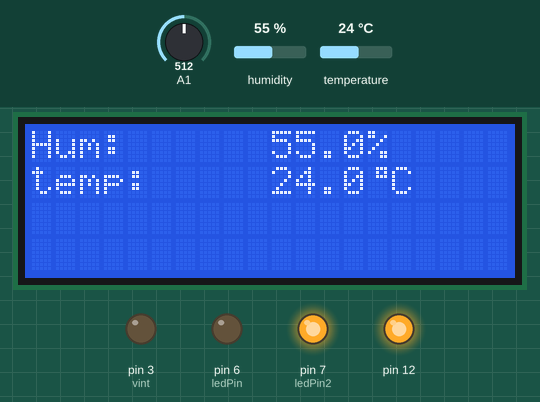
Bench run of a sketch on a simulated Arduino Uno, built with avr-gcc and run on an emulated ATmega328P. Parts: 20×4 character LCD, output pins drawn as LEDs (lit = HIGH). Inputs (shaded band) come from the test bench; at power-on: temperature 24 °C, A1 = 512, humidity 55 %. What the sketch prints to the serial monitor is not drawn.

Above: at 3.7 s.
3.8 s: temperature set to 27 °C
At 7.3 s:
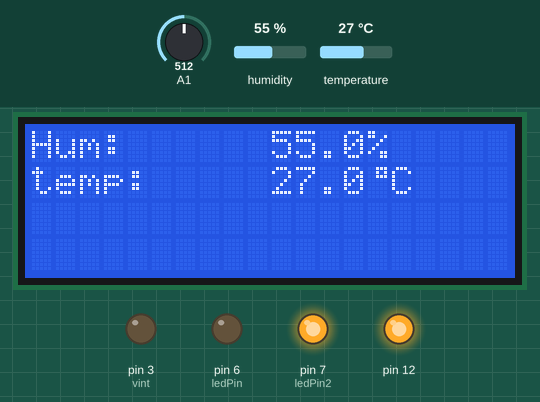
8.1 s: temperature set to 30 °C
At 10.7 s:
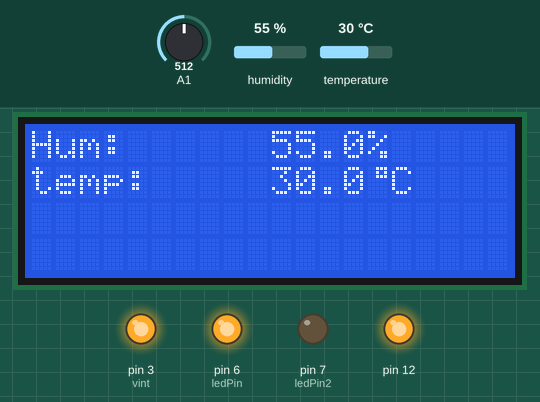
12.4 s: A1 set to 111
16.7 s: A1 set to 90
At 18.7 s:
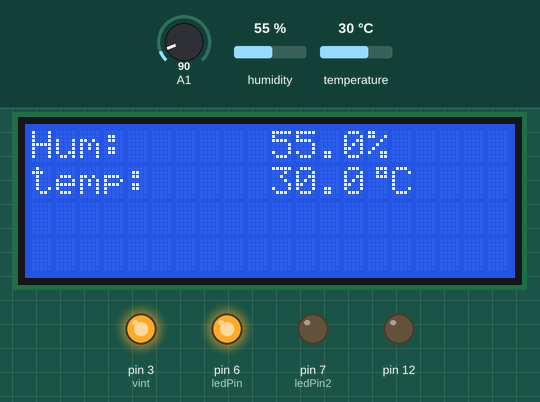
21.0 s: temperature set to 12 °C
At 25.3 s:
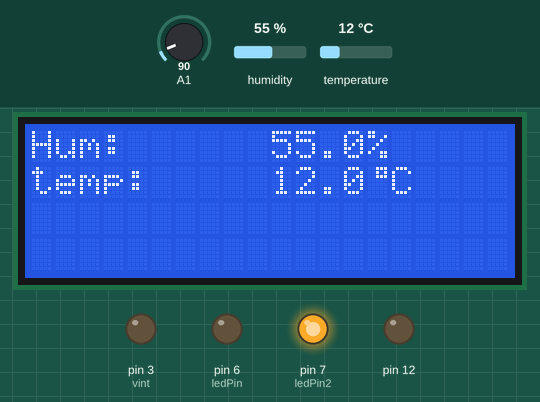
26.0 s: humidity set to 22 %
At 28.8 s:
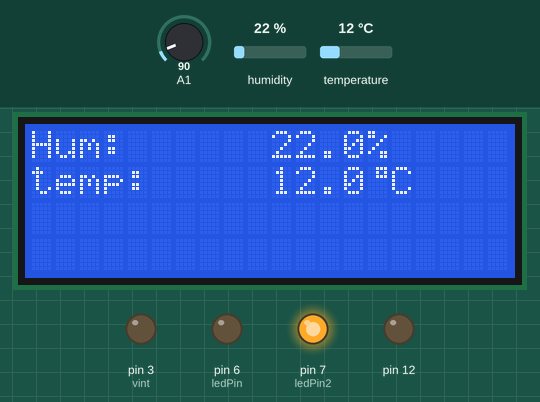
Timing chart, 0 to 30.3 s (numbered marks = the images above; inputs shaded):
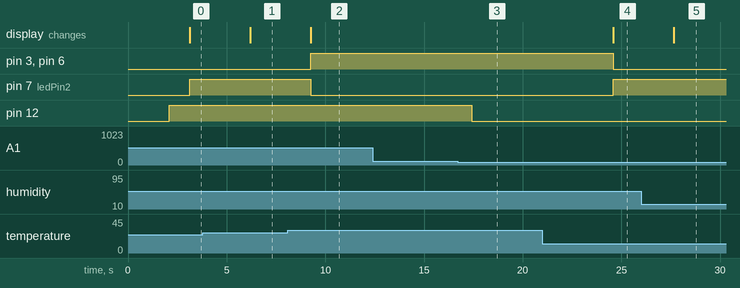

The sketch:

temperature_measurement_station.ino
```cpp
#include <DHT.h>

#include <LiquidCrystal_I2C.h>

#include <DHT.h>

#include <DHT.h>
int x;
#include <Wire.h> // Добавляем необходимые библиотеки
#include <LiquidCrystal_I2C.h>
#include "DHT.h"
#define DHTPIN A0 // к какому пину будет подключен сигнальный выход датчика
//выбор используемого датчика
#define DHTTYPE DHT11 // DHT 11
//#define DHTTYPE DHT22 // DHT 22 (AM2302)
//#define DHTTYPE DHT21 // DHT 21 (AM2301)
//инициализация датчика
DHT dht(DHTPIN, DHTTYPE);
byte degree[8] = // кодируем символ градуса
{
B00111,
B00101,
B00111,
B00000,
B00000,
B00000,
B00000,
};
LiquidCrystal_I2C lcd(0x3F,20,4);// Задаем адрес и размерность дисплея
int vint=3;
int ledPin=6;
int ledPin2=7;
void setup()
{
  pinMode(12, OUTPUT); // пин 12 со светодиодом будет выходом (англ. «output»)
  pinMode(A1, INPUT); // к аналоговому входу A0 подключим датчик (англ. «intput»)
  Serial.begin(9600); // подключаем монитор порта
lcd.init(); // Инициализация lcd
lcd.backlight(); // Включаем подсветку
lcd.createChar(1, degree); // Создаем символ под номером 1
Serial.begin(9600);
dht.begin();
pinMode(vint,OUTPUT);
pinMode(ledPin,OUTPUT);
pinMode(ledPin2,OUTPUT);
}
void loop() {

// Добавляем паузы в несколько секунд между измерениями
delay(2000);
// Reading temperature or humidity takes about 250 milliseconds!
// Sensor readings may also be up to 2 seconds 'old' (its a very slow sensor)
float h = dht.readHumidity();
// Read temperature as Celsius
float t = dht.readTemperature();
// Read temperature as Fahrenheit
float f = dht.readTemperature(true);
// Выводим показания влажности и температуры
 x = analogRead(A1); // переменная "x" находится в интервале от 0 до 1023

    if (x > 100) { digitalWrite (12, HIGH); } // если x меньше 100 - включаем диод
    if (x < 100) { digitalWrite (12, LOW); } // если x больше 100 - выключаем диод

  Serial.println (x); // выводим значение датчика на монитор
  delay (1000); // задержка в одну секунду

lcd.setCursor(0, 0);
  lcd.print("Hum:          %");
  lcd.setCursor(10, 0);
  lcd.print(h,1);
  lcd.setCursor(0, 1);
  lcd.print("temp:         \1C");
  lcd.setCursor(10, 1); // Устанавливаем курсор на 7 символ
lcd.print(t,1);
digitalWrite(ledPin2,HIGH);
digitalWrite(ledPin,LOW);
digitalWrite(vint,LOW);
{if (t>28)
digitalWrite(ledPin,HIGH);}
{if (t>28)
digitalWrite(vint,HIGH);}
{if (t>28)
digitalWrite(ledPin2,LOW);}
// Выводим значение температуры
{if (t<28)
return;}// Выводим значение температуры
}
```

Measured:
- the behaviour switches between 28 and 29 °C on temperature (found by bisection; images 1 and 2)
- the behaviour switches between 100 and 99 on A1 (found by bisection; images 2 and 3)
- after the input at 3.8 s, the display: changes after 2.4 s (image 1)
- after the input at 8.1 s, pin 3 (vint), pin 6 (ledPin): LOW → HIGH after 1.2 s; pin 7 (ledPin2): HIGH → LOW after 1.2 s; the display: changes after 1.2 s (image 2)
- after the input at 16.7 s, pin 12: HIGH → LOW after 0.71 s
- after the input at 21.0 s, pin 3 (vint), pin 6 (ledPin): HIGH → LOW after 3.6 s; pin 7 (ledPin2): LOW → HIGH after 3.6 s; the display: changes after 3.6 s (image 4)
- after the input at 26.0 s, the display: changes after 1.6 s (image 5)
